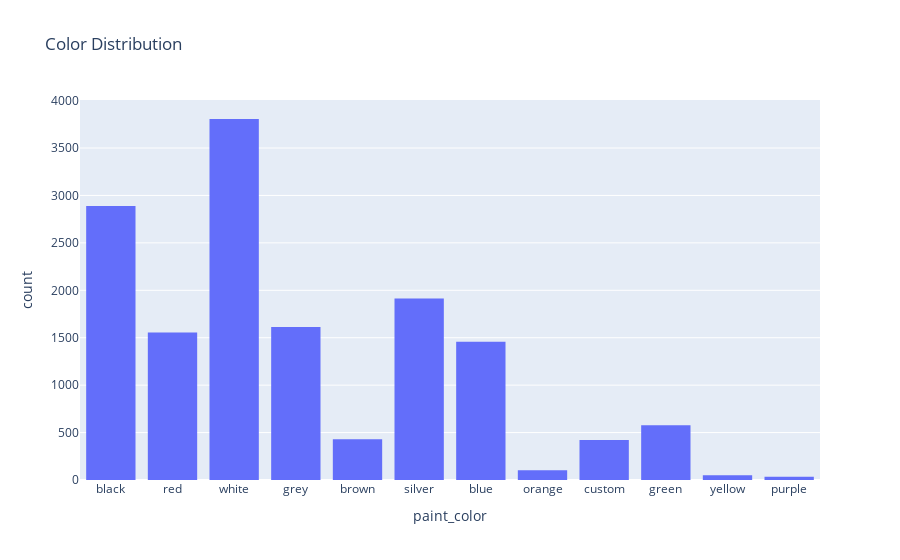

This figure's notebook cell:
### Markdown cell above
## EDA
Next, we'll make a couple of Histograms and Scatterplots

### Code cell
import plotly.express as px

histogram1 = px.histogram(clean_df, x='paint_color', title='Color Distribution')
histogram.show()

### Figure 1 — Plotly figure (JSON) as saved in the notebook; plotly's stock layout.template omitted (floating-point values rounded to 4 significant figures; data arrays with more than 128 entries replaced by an {"elided": "..."} marker saying what was removed)
{"data": [{"alignmentgroup": "True", "bingroup": "x", "hovertemplate": "paint_color=%{x}<br>count=%{y}<extra></extra>", "legendgroup": "", "marker": {"color": "#636efa", "pattern": {"shape": ""}}, "name": "", "offsetgroup": "", "orientation": "v", "showlegend": false, "type": "histogram", "x": {"elided": "14852 str values"}, "xaxis": "x", "yaxis": "y"}], "layout": {"barmode": "relative", "legend": {"tracegroupgap": 0}, "title": {"text": "Color Distribution"}, "xaxis": {"anchor": "y", "domain": [0, 1], "title": {"text": "paint_color"}}, "yaxis": {"anchor": "x", "domain": [0, 1], "title": {"text": "count"}}}}
